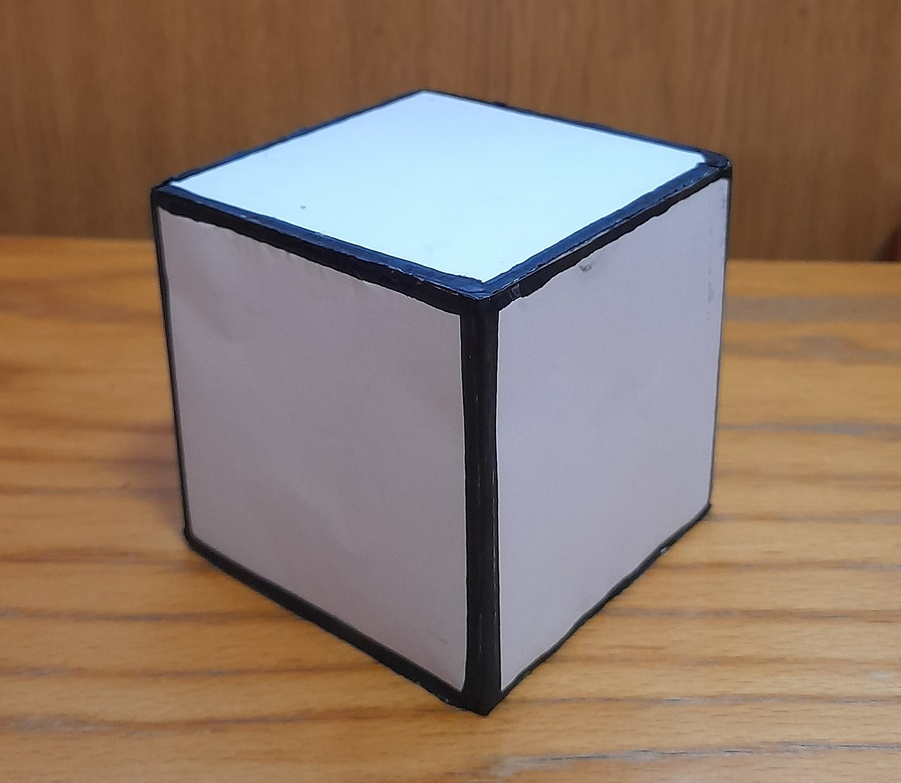
#> input picture centre2.jpg, 901 x 783 px, shrunk from 2067 x 1796 before the run
$ python gpt_ed.py
#> lines starting #> are read from the running program, lines starting #| are printed output that depends on the picture; after the words box and inside, x2 and y2 are one past the last pixel; in counts of white or black regions, pixels touching at a corner belong together
import cv2
import numpy as np

# Read the image
img = cv2.imread('centre2.jpg')
#> img is the input picture: shape (783, 901, 3); mean B, G, R 106.8, 121.6, 143

# Convert the image to grayscale
gray = cv2.cvtColor(img, cv2.COLOR_BGR2GRAY)
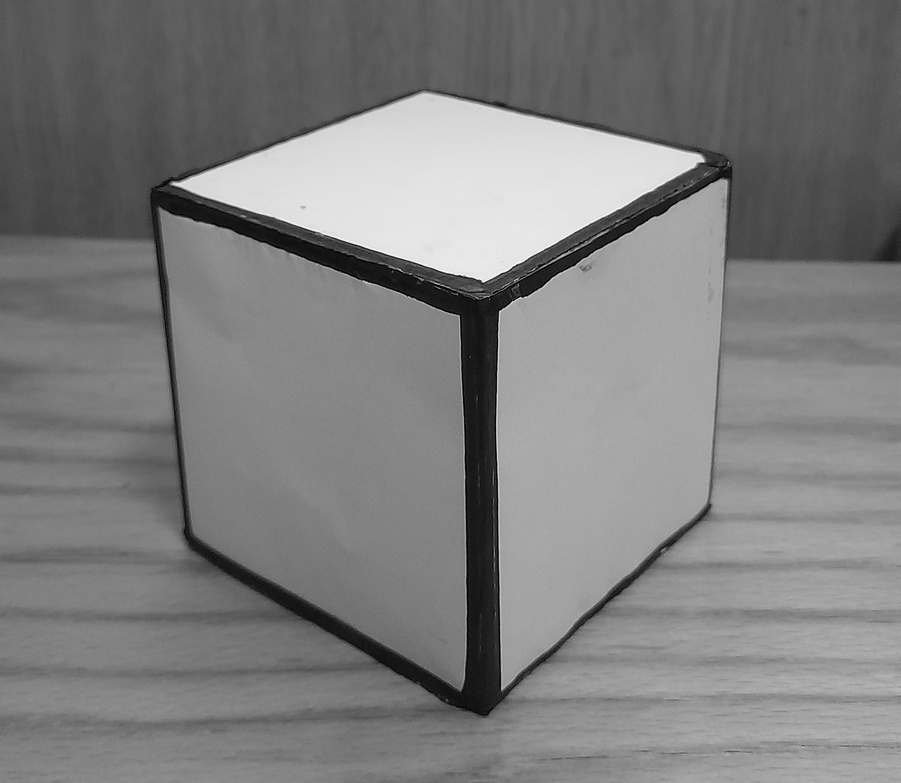
#> gray: shape (783, 901); min 0, max 247, mean 126.3

# Apply Gaussian blur
blurred = cv2.GaussianBlur(gray, (5, 5), 0)

# Apply Canny edge detection
canny = cv2.Canny(blurred, 50, 200)
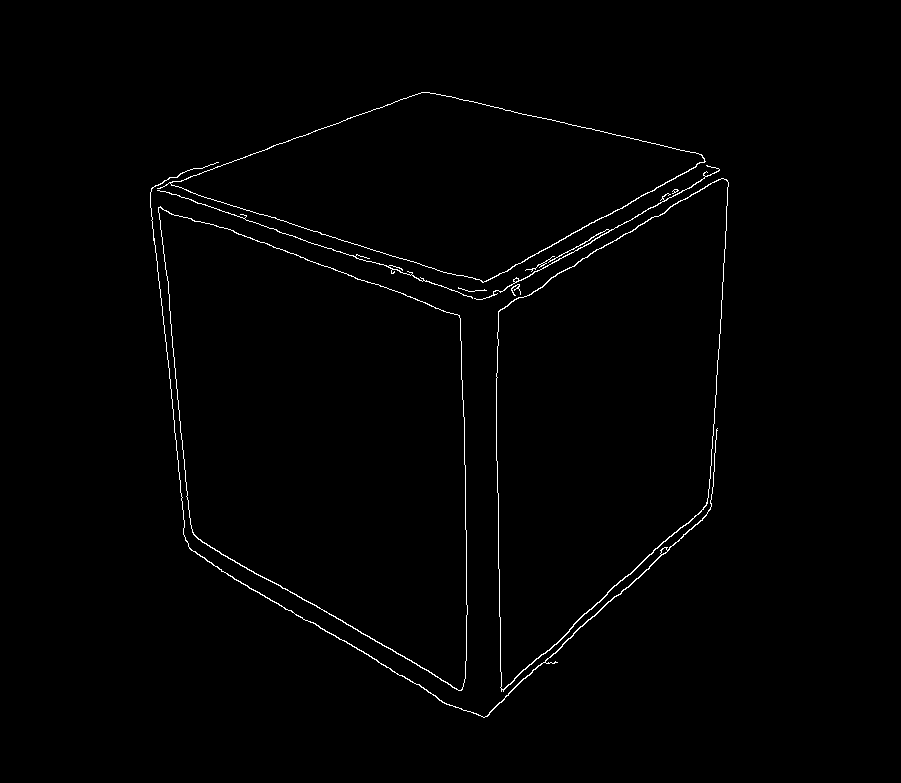
#> canny: shape (783, 901); 0.94% white in thin lines or dots, all inside (x1, y1, x2, y2) = (150, 92, 729, 718)

# Find lines using Hough transform
lines = cv2.HoughLinesP(canny, 1, np.pi/180, 100, minLineLength=100, maxLineGap=10)
#> lines = 20 rows, first 6: [268, 579, 461, 690], [592, 240, 719, 169], [172, 408, 186, 541], [708, 497, 723, 277], [193, 201, 367, 261], [486, 281, 704, 161]

# Filter lines
filtered_lines = []
for line in lines:
    x1, y1, x2, y2 = line[0]
    angle = abs(np.arctan2(y2 - y1, x2 - x1) * 180.0 / np.pi)
    length = np.sqrt((y2 - y1)**2 + (x2 - x1)**2)
    if length > 100 and angle < 80:
        filtered_lines.append(line)
#> this loop made 20 passes
#> (x1, y1, x2, y2, angle, length) on passes 1 to 12: (268, 579, 461, 690, 29.9, 222.6), (592, 240, 719, 169, 29.21, 145.5), (172, 408, 186, 541, 83.99, 133.7), (708, 497, 723, 277, 86.1, 220.5), (193, 201, 367, 261, 19.03, 184.1), (486, 281, 704, 161, 28.83, 248.8), (219, 569, 427, 690, 30.19, 240.6), (428, 92, 702, 155, 12.95, 281.1), (463, 400, 466, 587, 89.08, 187), (234, 232, 427, 303, 20.2, 205.6), (150, 192, 269, 148, 20.29, 126.9), (150, 193, 184, 521, 84.08, 329.8)
#> after the loop, filtered_lines = 15 items, first 6: [[268, 579, 461, 690]], [[592, 240, 719, 169]], [[193, 201, 367, 261]], [[486, 281, 704, 161]], [[219, 569, 427, 690]], [[428, 92, 702, 155]]

# Draw lines on the image
for line in filtered_lines:
    x1, y1, x2, y2 = line[0]
    cv2.line(img, (x1, y1), (x2, y2), (0, 255, 0), 2)
#> this loop made 15 passes
#> (x1, y1, x2, y2) on passes 1 to 12: (268, 579, 461, 690), (592, 240, 719, 169), (193, 201, 367, 261), (486, 281, 704, 161), (219, 569, 427, 690), (428, 92, 702, 155), (234, 232, 427, 303), (150, 192, 269, 148), (549, 279, 654, 216), (298, 226, 458, 275), (151, 190, 422, 92), (610, 243, 712, 182)
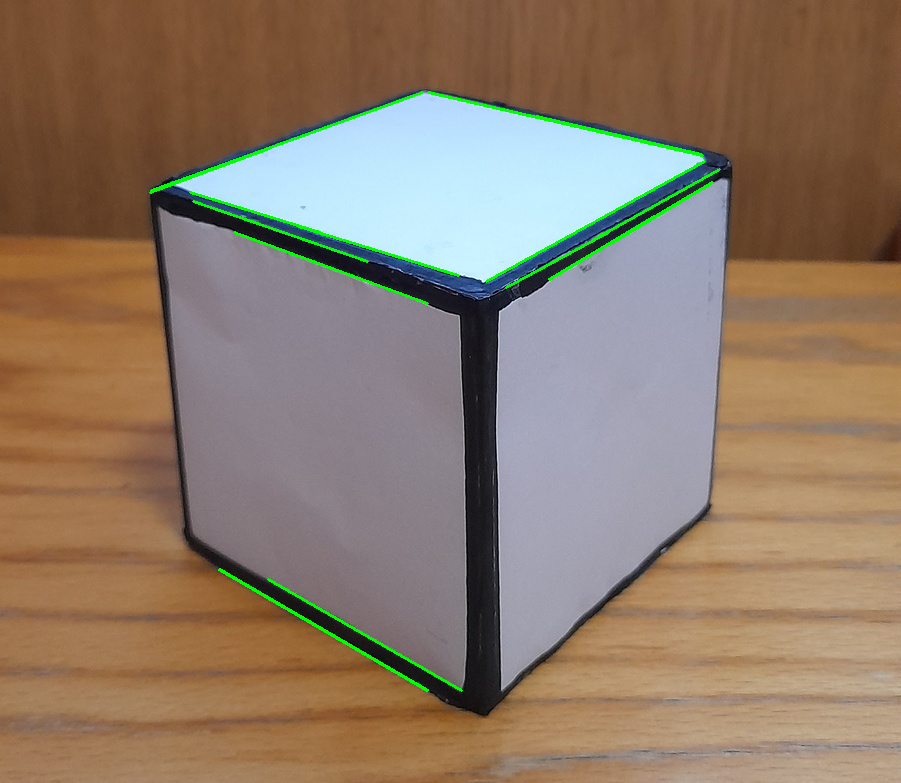
#> img: shape (783, 901, 3); 1.02% of pixels changed, all inside (x1, y1, x2, y2) = (149, 91, 721, 692)

# Display the result
cv2.imshow('Result', img)
cv2.waitKey(0)
cv2.destroyAllWindows()

$ run again, with centre1.jpg copied over centre2.jpg
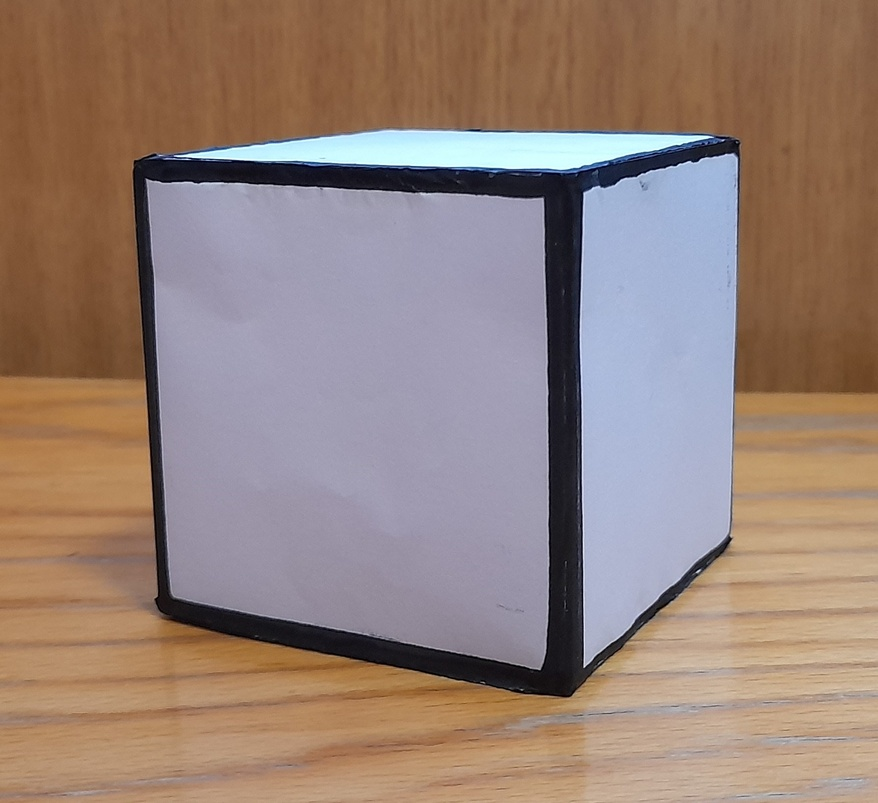
#> input picture centre1.jpg, 878 x 803 px, shrunk from 1785 x 1633 before the run
#> img is the input picture: shape (803, 878, 3); mean B, G, R 120.7, 129.8, 150.6
#> `canny = cv2.Canny(blurred, 50, 200)`:
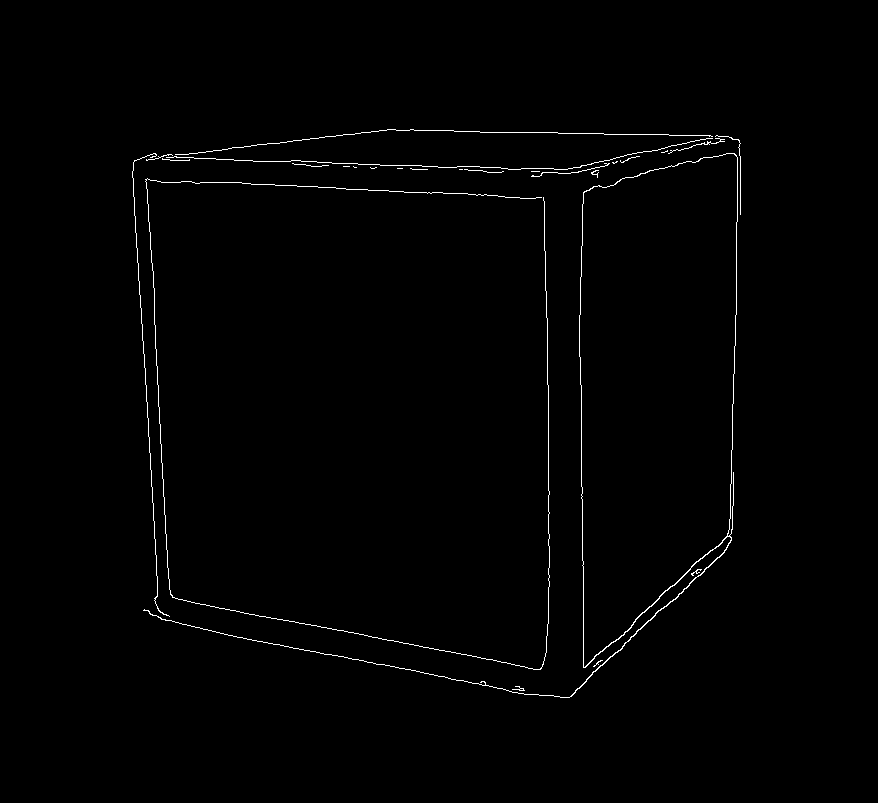
#> canny: shape (803, 878); 0.85% white in thin lines or dots, all inside (x1, y1, x2, y2) = (132, 129, 741, 698)
#> lines = [[154, 312, 167, 567], [265, 616, 524, 666], [581, 466, 583, 608], [548, 545, 548, 385], [736, 274, 737, 161], [151, 157, 345, 134], [144, 354, 154, 538], [732, 426, 735, 315], [203, 629, 447, 677], [568, 697, 670, 601], [132, 174, 143, 344]]
#> the loop `for line in lines:` made 11 passes
#> (x1, y1, x2, y2, angle, length) on passes 1 to 8: (154, 312, 167, 567, 87.08, 255.3), (265, 616, 524, 666, 10.93, 263.8), (581, 466, 583, 608, 89.19, 142), (548, 545, 548, 385, 90, 160), (736, 274, 737, 161, 89.49, 113), (151, 157, 345, 134, 6.76, 195.4), (144, 354, 154, 538, 86.89, 184.3), (732, 426, 735, 315, 88.45, 111)
#> after the loop `for line in lines:`: filtered_lines = [[[265, 616, 524, 666]], [[151, 157, 345, 134]], [[203, 629, 447, 677]], [[568, 697, 670, 601]]]
#> the loop `for line in filtered_lines:` made 4 passes
#> after the loop `for line in filtered_lines:`:
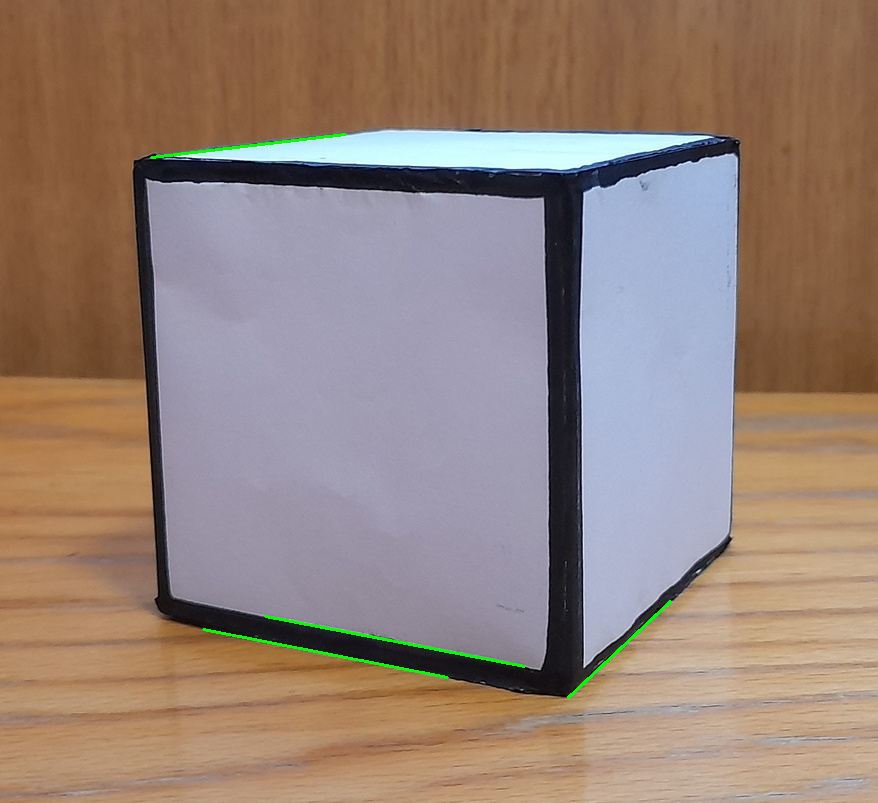
#> img: shape (803, 878, 3); 0.36% of pixels changed, all inside (x1, y1, x2, y2) = (150, 133, 672, 699)

$ run again, with centre3.jpg copied over centre2.jpg
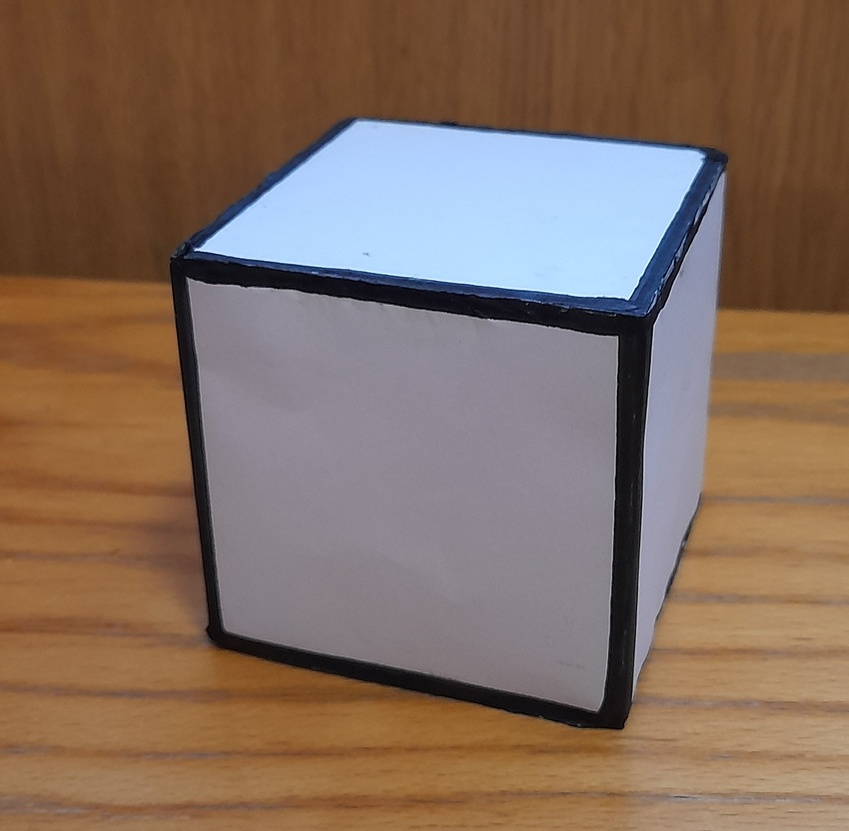
#> input picture centre3.jpg, 849 x 831 px, shrunk from 1804 x 1767 before the run
#> img is the input picture: shape (831, 849, 3); mean B, G, R 96.3, 109.9, 132
#> `canny = cv2.Canny(blurred, 50, 200)`:
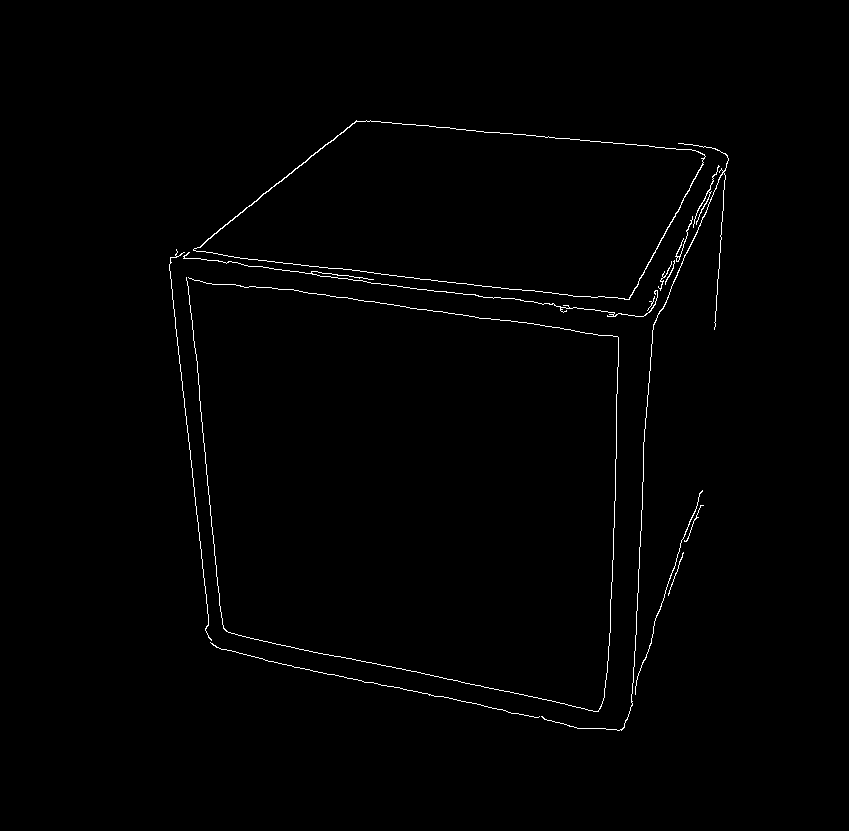
#> canny: shape (831, 849); 0.82% white in thin lines or dots, all inside (x1, y1, x2, y2) = (169, 120, 729, 731)
#> lines = 17 rows, first 6: [353, 299, 503, 320], [636, 622, 643, 470], [340, 656, 584, 708], [337, 268, 523, 290], [356, 120, 691, 149], [263, 659, 437, 696]
#> the loop `for line in lines:` made 17 passes
#> (x1, y1, x2, y2, angle, length) on passes 1 to 8: (353, 299, 503, 320, 7.97, 151.5), (636, 622, 643, 470, 87.36, 152.2), (340, 656, 584, 708, 12.03, 249.5), (337, 268, 523, 290, 6.75, 187.3), (356, 120, 691, 149, 4.95, 336.3), (263, 659, 437, 696, 12, 177.9), (184, 398, 208, 625, 83.96, 228.3), (538, 303, 643, 316, 7.06, 105.8)
#> after the loop `for line in lines:`: filtered_lines = 12 items, first 6: [[353, 299, 503, 320]], [[340, 656, 584, 708]], [[337, 268, 523, 290]], [[356, 120, 691, 149]], [[263, 659, 437, 696]], [[538, 303, 643, 316]]
#> the loop `for line in filtered_lines:` made 12 passes
#> after the loop `for line in filtered_lines:`:
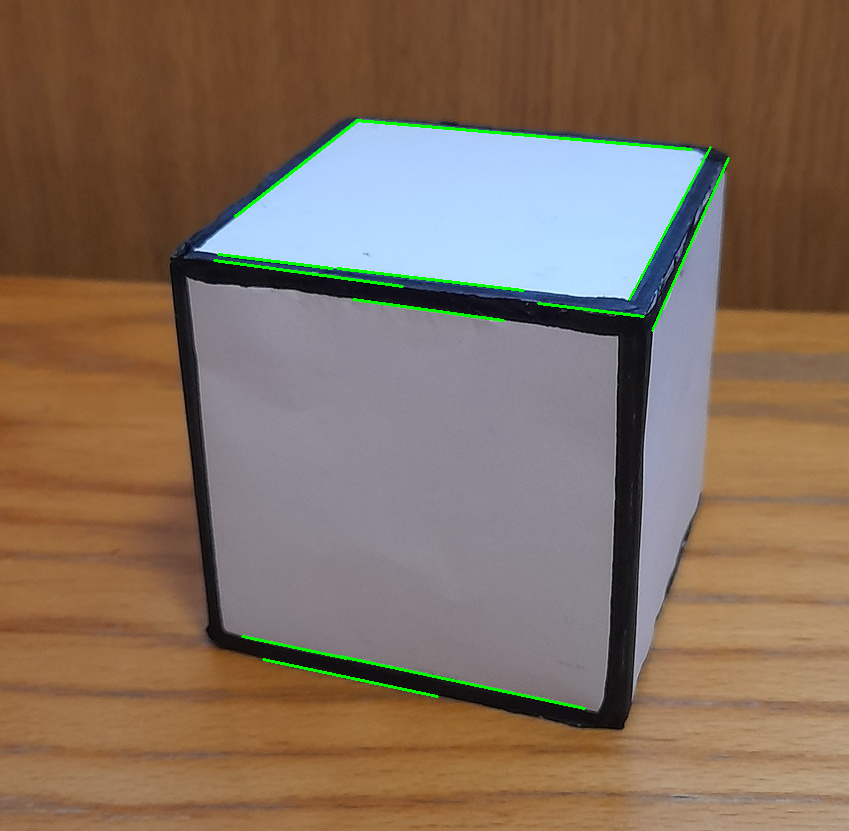
#> img: shape (831, 849, 3); 0.88% of pixels changed, all inside (x1, y1, x2, y2) = (213, 119, 730, 710)

$ run again, with cube.jpg copied over centre2.jpg
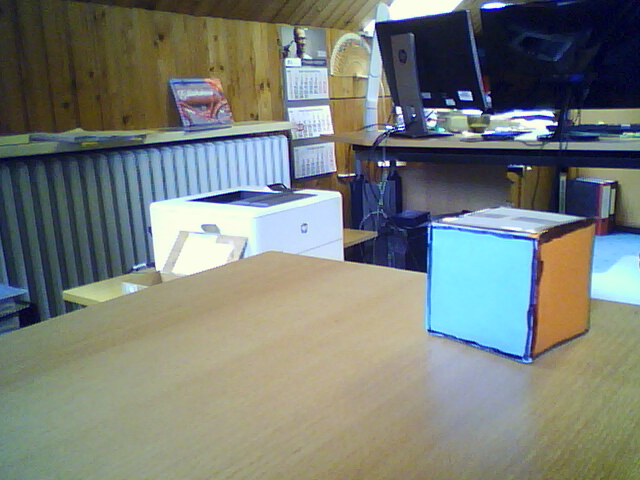
#> input picture cube.jpg, 640 x 480 px
#> img is the input picture: shape (480, 640, 3); mean B, G, R 119.8, 126.2, 120.2
#> `canny = cv2.Canny(blurred, 50, 200)`:
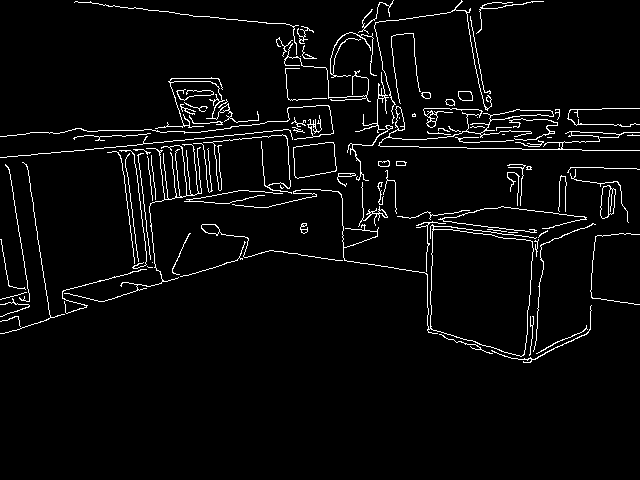
#> canny: shape (480, 640); 4% white in thin lines or dots, all inside (x1, y1, x2, y2) = (0, 0, 640, 363)
#> lines = [[419, 147, 633, 150], [72, 151, 320, 125], [117, 152, 291, 134], [269, 250, 431, 273], [443, 221, 543, 233], [103, 5, 276, 23], [513, 110, 639, 108], [27, 155, 224, 135], [24, 155, 50, 316], [118, 154, 218, 150], [7, 156, 29, 299]]
#> the loop `for line in lines:` made 11 passes
#> (x1, y1, x2, y2, angle, length) on passes 1 to 8: (419, 147, 633, 150, 0.803, 214), (72, 151, 320, 125, 5.98, 249.4), (117, 152, 291, 134, 5.91, 174.9), (269, 250, 431, 273, 8.08, 163.6), (443, 221, 543, 233, 6.84, 100.7), (103, 5, 276, 23, 5.94, 173.9), (513, 110, 639, 108, 0.909, 126), (27, 155, 224, 135, 5.8, 198)
#> after the loop `for line in lines:`: filtered_lines = [[[419, 147, 633, 150]], [[72, 151, 320, 125]], [[117, 152, 291, 134]], [[269, 250, 431, 273]], [[443, 221, 543, 233]], [[103, 5, 276, 23]], [[513, 110, 639, 108]], [[27, 155, 224, 135]], [[118, 154, 218, 150]]]
#> the loop `for line in filtered_lines:` made 9 passes
#> after the loop `for line in filtered_lines:`:
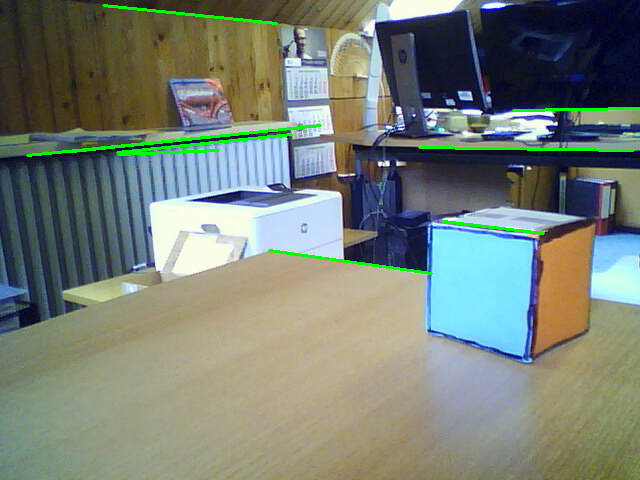
#> img: shape (480, 640, 3); 1.33% of pixels changed, all inside (x1, y1, x2, y2) = (26, 4, 640, 275)
